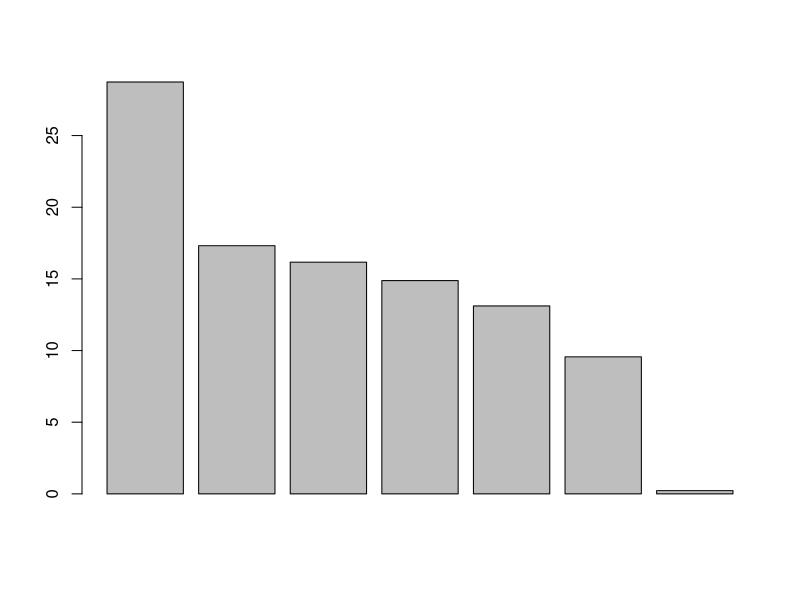
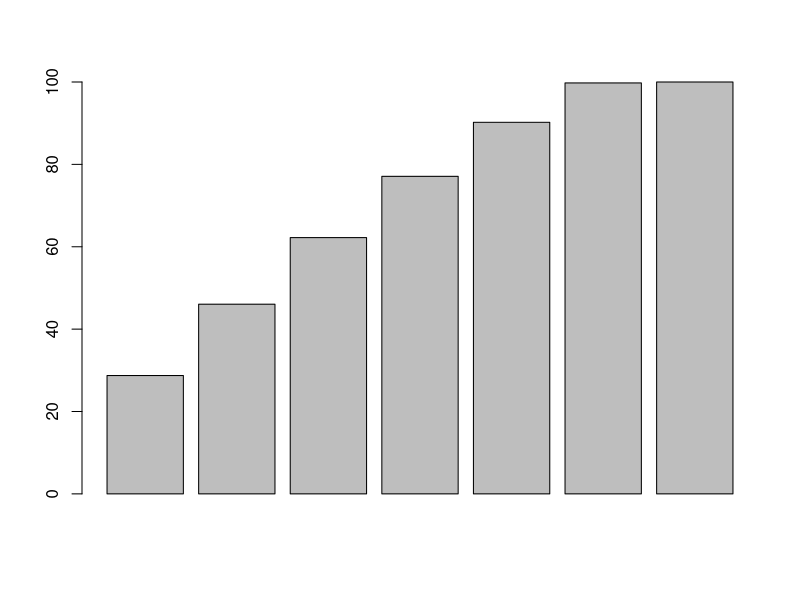
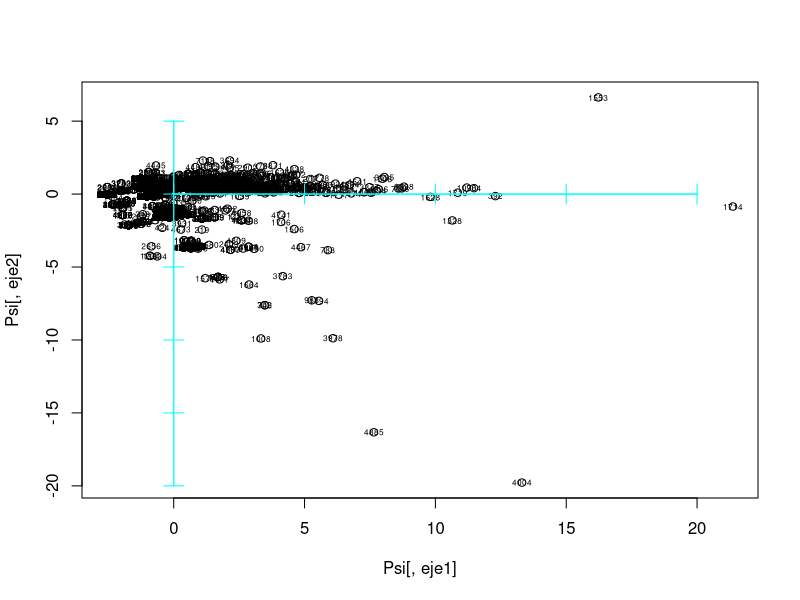
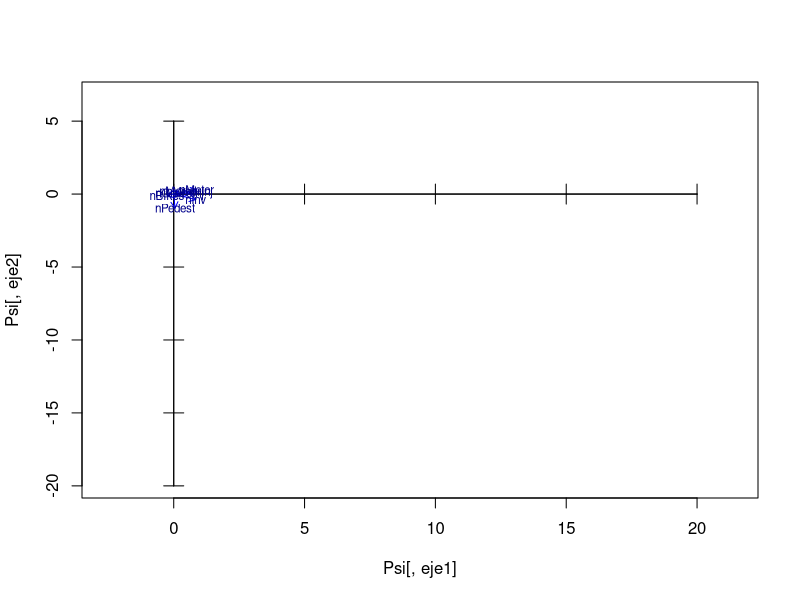
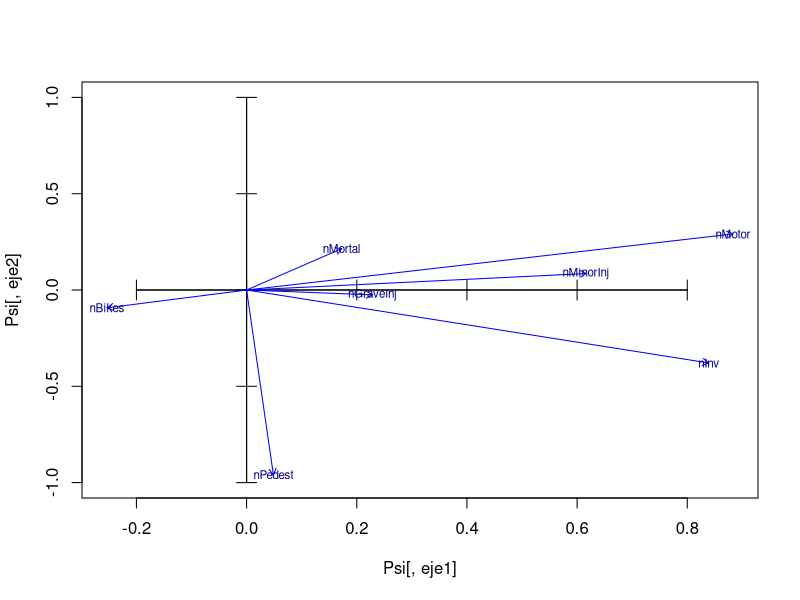
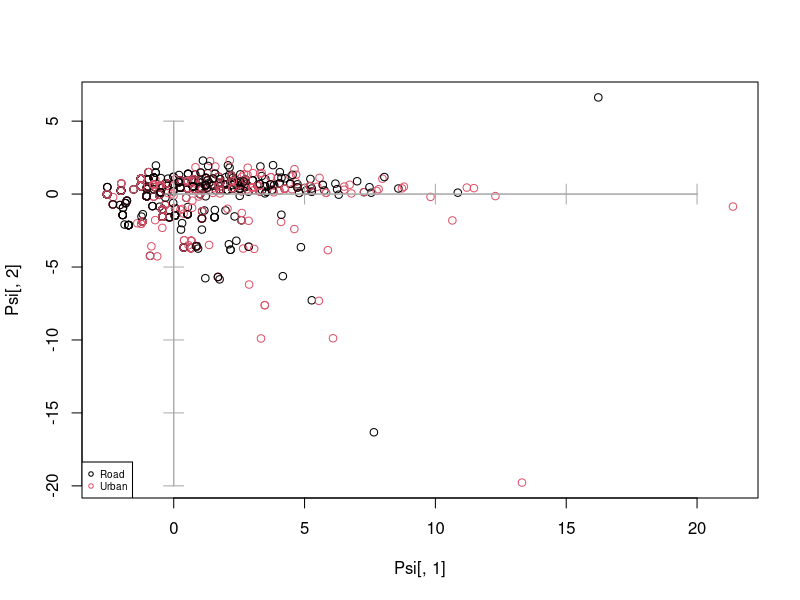
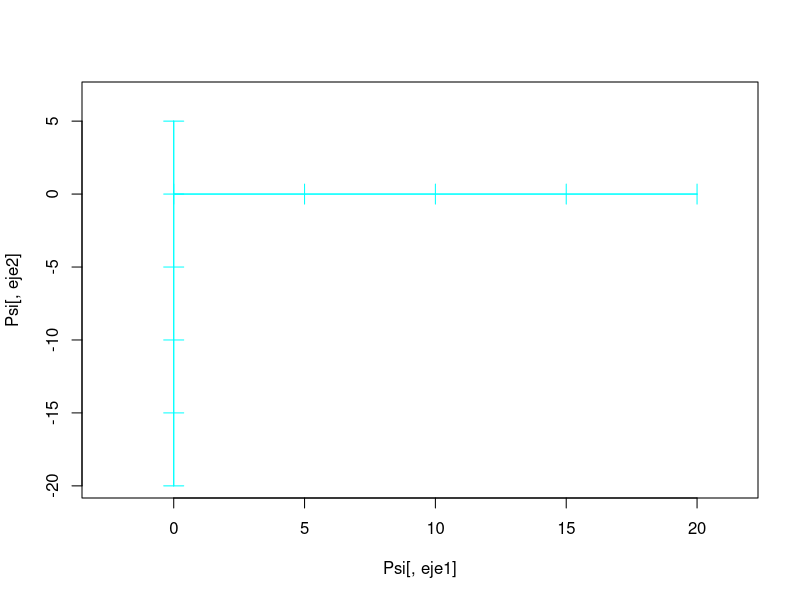
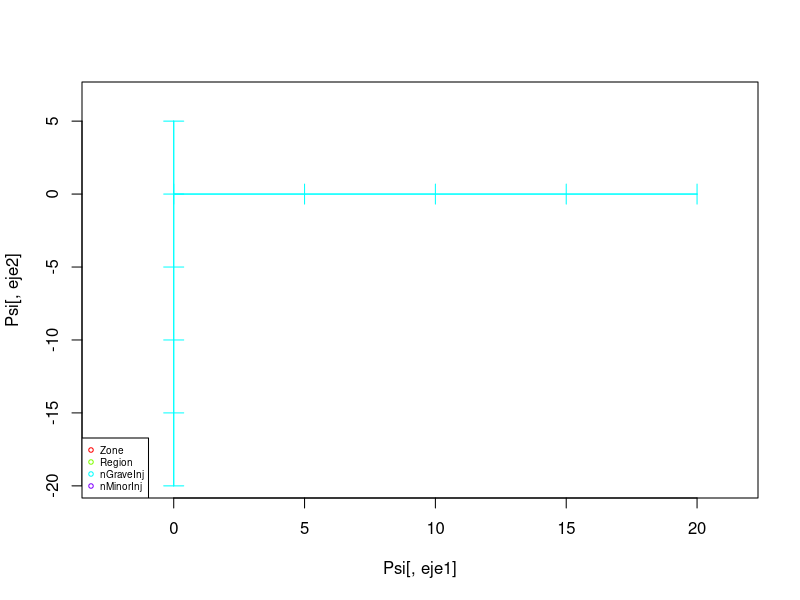

The R source for these figures, in order: (Note: this script raises an error after producing the figures.)

#CHECKEJA LA INSTALACIO DELS PACKAGES NECESARIS
list.of.packages <- c("rstudioapi","remotes") #posar els packages que es facin servir
new.packages <- list.of.packages[!(list.of.packages %in% installed.packages()[,"Package"])]
if(length(new.packages)) install.packages(new.packages)

library("rstudioapi") #posar els packages que es facin servir

setwd(dirname(rstudioapi::getActiveDocumentContext()$path)) #path al dicteroy del script

dd <- read.csv("Preprocesed.csv", header=T);
#alternatively 
objects()
attributes(dd)

# VISUALISATION OF DATA
## PRINCIPAL COMPONENT ANALYSIS OF CONTINcUOUS VARIABLES, WITH Dictamen PROJECTED AS ILLUSTRATIVE
### CREATION OF THE DATA FRAME OF CONTINUOUS VARIABLES

attach(dd)
names(dd)

#is R understanding well my factor variables?
sapply(dd,class)

#set a list of numerical variables (with no missing values)
numeriques <- which(sapply(dd,is.numeric))
numeriques

dcon <- dd[, numeriques]
sapply(dcon, class)

#dcon <- data.frame (Antiguedad.Trabajo,Plazo,Edad,Gastos,Ingresos,Patrimonio,Cargas.patrimoniales,Importe.solicitado,Precio.del.bien.financiado,Estalvi, RatiFin)

#alternatively
#dim(dd)
#indexCon<-c(2,4:5,9:16)
#dcon<-dd[,indexCon]
#names(dcon)

#be sure you don't have missing data in your numerical variables.

#in case of having missing data, select complete rows JUST TO FOLLOW THE CLASS
#dd<-dd[!is.na(dd[,indecCon[1]])& !is.na(dd[,indecCon[2]]) & !is.na(dd[,indecCon[3]])& !is.na(dd[,indecCon[4]]),]
#then preprocess your complete data set to IMPUTE all missing data, and reproduce
#the whole analysis again
# PRINCIPAL COMPONENT ANALYSIS OF dcon

pc1 <- prcomp(dcon, scale=TRUE)
class(pc1)
attributes(pc1)

print(pc1)

# WHICH PERCENTAGE OF THE TOTAL INERTIA IS REPRESENTED IN SUBSPACES?
pc1$sdev
inerProj<- pc1$sdev^2 
inerProj
totalIner<- sum(inerProj)
totalIner
pinerEix<- 100*inerProj/totalIner
pinerEix
barplot(pinerEix)

#Cummulated Inertia in subspaces, from first principal component to the 11th dimension subspace
barplot(100*cumsum(pc1$sdev[1:dim(dcon)[2]]^2)/dim(dcon)[2])
percInerAccum<-100*cumsum(pc1$sdev[1:dim(dcon)[2]]^2)/dim(dcon)[2]
percInerAccum

# SELECTION OF THE SINGIFICNT DIMENSIONS (keep 80% of total inertia)
nd = 6 

print(pc1)
attributes(pc1)
pc1$rotation

# STORAGE OF THE EIGENVALUES, EIGENVECTORS AND PROJECTIONS IN THE nd DIMENSIONS
View(pc1$x)
dim(pc1$x)
dim(dcon)
dcon[2000,]
pc1$x[2000,]

Psi = pc1$x[,1:nd]
dim(Psi)
Psi[2000,]

# STORAGE OF LABELS FOR INDIVIDUALS AND VARIABLES

iden = row.names(dcon)
etiq = names(dcon)
ze = rep(0,length(etiq)) # WE WILL NEED THIS VECTOR AFTERWARDS FOR THE GRAPHICS

# PLOT OF INDIVIDUALS

#select your axis
eje1<-2
eje1<-1
eje2<-3
eje2<-2

{plot(Psi[,eje1],Psi[,eje2])
text(Psi[,eje1],Psi[,eje2],labels=iden, cex=0.5)
axis(side=1, pos= 0, labels = F, col="cyan")
axis(side=3, pos= 0, labels = F, col="cyan")
axis(side=2, pos= 0, labels = F, col="cyan")
axis(side=4, pos= 0, labels = F, col="cyan")}

#library(rgl)
#plot3d(Psi[,1],Psi[,2],Psi[,3])

#Projection of variables

Phi = cor(dcon,Psi)
View(Phi)

#select your axis
X<-Phi[,eje1]
Y<-Phi[,eje2]

{plot(Psi[,eje1],Psi[,eje2],type="n")
axis(side=1, pos= 0, labels = F)
axis(side=3, pos= 0, labels = F)
axis(side=2, pos= 0, labels = F)
axis(side=4, pos= 0, labels = F)
arrows(ze, ze, X, Y, length = 0.07,col="blue")
text(X,Y,labels=etiq,col="darkblue", cex=0.7)}


#zooms
{plot(Psi[,eje1],Psi[,eje2],type="n",xlim=c(min(X,0),max(X,0)), ylim=c(-1,1))
axis(side=1, pos= 0, labels = F)
axis(side=3, pos= 0, labels = F)
axis(side=2, pos= 0, labels = F)
axis(side=4, pos= 0, labels = F)
arrows(ze, ze, X, Y, length = 0.07,col="blue")
text(X,Y,labels=etiq,col="darkblue", cex=0.7)}

# PROJECTION OF ILLUSTRATIVE qualitative variables on individuals' map
# PROJECCI? OF INDIVIDUALS DIFFERENTIATING THE Dictamen
# (we need a numeric Dictamen to color)

varcat=as.factor(dd[,1])
plot(Psi[,1],Psi[,2],col = 1:length(levels(varcat)))
axis(side=1, pos= 0, labels = F, col="darkgray")
axis(side=3, pos= 0, labels = F, col="darkgray")
axis(side=2, pos= 0, labels = F, col="darkgray")
axis(side=4, pos= 0, labels = F, col="darkgray")
legend("bottomleft",levels(varcat),pch=1,col=c(1,2), cex=0.6)

#select your qualitative variable
k<-1 #dictamen in credsco

varcat<-dd[,k]
fdic1 = tapply(Psi[,eje1],varcat,mean)
fdic2 = tapply(Psi[,eje2],varcat,mean) 
#points(fdic1,fdic2,pch=16,col="blue", labels=levels(varcat))
text(fdic1,fdic2,labels=levels(varcat),col="yellow", cex=0.7)


#Now we project both cdgs of levels of a selected qualitative variable without
#representing the individual anymore

plot(Psi[,eje1],Psi[,eje2],type="n")
axis(side=1, pos= 0, labels = F, col="cyan")
axis(side=3, pos= 0, labels = F, col="cyan")
axis(side=2, pos= 0, labels = F, col="cyan")
axis(side=4, pos= 0, labels = F, col="cyan")

#select your qualitative variable
k<-1 #dictamen in credsco

#varcat<-dd[,k]
#fdic1 = tapply(Psi[,eje1],varcat,mean)
#fdic2 = tapply(Psi[,eje2],varcat,mean) 

#points(fdic1,fdic2,pch=16,col="blue", labels=levels(varcat))
text(fdic1,fdic2,labels=levels(varcat),col="blue", cex=0.7)


#all qualitative together
plot(Psi[,eje1],Psi[,eje2],type="n")
axis(side=1, pos= 0, labels = F, col="cyan")
axis(side=3, pos= 0, labels = F, col="cyan")
axis(side=2, pos= 0, labels = F, col="cyan")
axis(side=4, pos= 0, labels = F, col="cyan")

#nominal qualitative variables

dcat<-c(1,3,6:7)
#divide categoricals in several graphs if joint representation saturates

#build a palette with as much colors as qualitative variables 

#colors<-c("blue","red","green","orange","darkgreen")
#alternative
colors<-rainbow(length(dcat))

c<-1
for(k in dcat){
  seguentColor<-colors[c]
fdic1 = tapply(Psi[,eje1],dd[,k],mean)
fdic2 = tapply(Psi[,eje2],dd[,k],mean) 

text(fdic1,fdic2,labels=levels(dd[,k]),col=seguentColor, cex=0.6)
c<-c+1
}
legend("bottomleft",names(dd)[dcat],pch=1,col=colors, cex=0.6)

#determine zoom level
#use the scale factor or not depending on the position of centroids
# ES UN FACTOR D'ESCALA PER DIBUIXAR LES FLETXES MES VISIBLES EN EL GRAFIC
#fm = round(max(abs(Psi[,1]))) 
# fm=20



#scale the projected variables
# X<-fm*U[,eje1]
# Y<-fm*U[,eje2]

#represent numerical variables in background
plot(Psi[,eje1],Psi[,eje2],type="n",xlim=c(-1,1), ylim=c(-3,1))
plot(X,Y,type="none",xlim=c(-2,1), ylim=c(-2,2))
 axis(side=1, pos= 0, labels = F, col="cyan")
 axis(side=3, pos= 0, labels = F, col="cyan")
 axis(side=2, pos= 0, labels = F, col="cyan")
 axis(side=4, pos= 0, labels = F, col="cyan")

#add projections of numerical variables in background
 arrows(ze, ze, X, Y, length = 0.07,col="lightgray")
 text(X,Y,labels=etiq,col="gray", cex=0.7)

#add centroids
 c<-1
 for(k in dcat){
  seguentColor<-colors[c]
   
  fdic1 = tapply(Psi[,eje1],dd[,k],mean)
  fdic2 = tapply(Psi[,eje2],dd[,k],mean) 
 
 #points(fdic1,fdic2,pch=16,col=seguentColor, abels=levels(dd[,k]))
 text(fdic1,fdic2,labels=levels(dd[,k]),col=seguentColor, cex=0.6)
  c<-c+1
}
legend("bottomleft",names(dd)[dcat],pch=1,col=colors, cex=0.6)



#add ordinal qualitative variables. Ensure ordering is the correct
dordi<-c(8)


levels(dd[,dordi[1]])
#reorder modalities: when required
dd[,dordi[1]] <- factor(dd[,dordi[1]], ordered=TRUE,  levels= c("WorkingTypeUnknown","altres sit","temporal","fixe","autonom"))
levels(dd[,dordi[1]])

c<-1
col<-1
for(k in dordi){
  seguentColor<-colors[col]
  fdic1 = tapply(Psi[,eje1],dd[,k],mean)
  fdic2 = tapply(Psi[,eje2],dd[,k],mean) 
  
  #points(fdic1,fdic2,pch=16,col=seguentColor, labels=levels(dd[,k]))
  #connect modalities of qualitative variables
  lines(fdic1,fdic2,pch=16,col=seguentColor)
 text(fdic1,fdic2,labels=levels(dd[,k]),col=seguentColor, cex=0.6)
  c<-c+1
  col<-col+1
}
legend("topleft",names(dd)[dordi],pch=1,col=colors[1:length(dordi)], cex=0.6)



# PROJECTION OF ILLUSTRATIVE qualitative variables on individuals' map
# PROJECCI? OF INDIVIDUALS DIFFERENTIATING THE Dictamen
# (we need a numeric Dictamen to color)

varcat=dd[,1]
plot(Psi[,1],Psi[,2],col=varcat)
axis(side=1, pos= 0, labels = F, col="darkgray")
axis(side=3, pos= 0, labels = F, col="darkgray")
axis(side=2, pos= 0, labels = F, col="darkgray")
axis(side=4, pos= 0, labels = F, col="darkgray")
legend("bottomleft",levels(varcat),pch=1,col=c(1,2), cex=0.6)


# Overproject THE CDG OF  LEVELS OF varcat
fdic1 = tapply(Psi[,1],varcat,mean)
fdic2 = tapply(Psi[,2],varcat,mean) 

text(fdic1,fdic2,labels=levels(varcat),col="cyan", cex=0.75)
